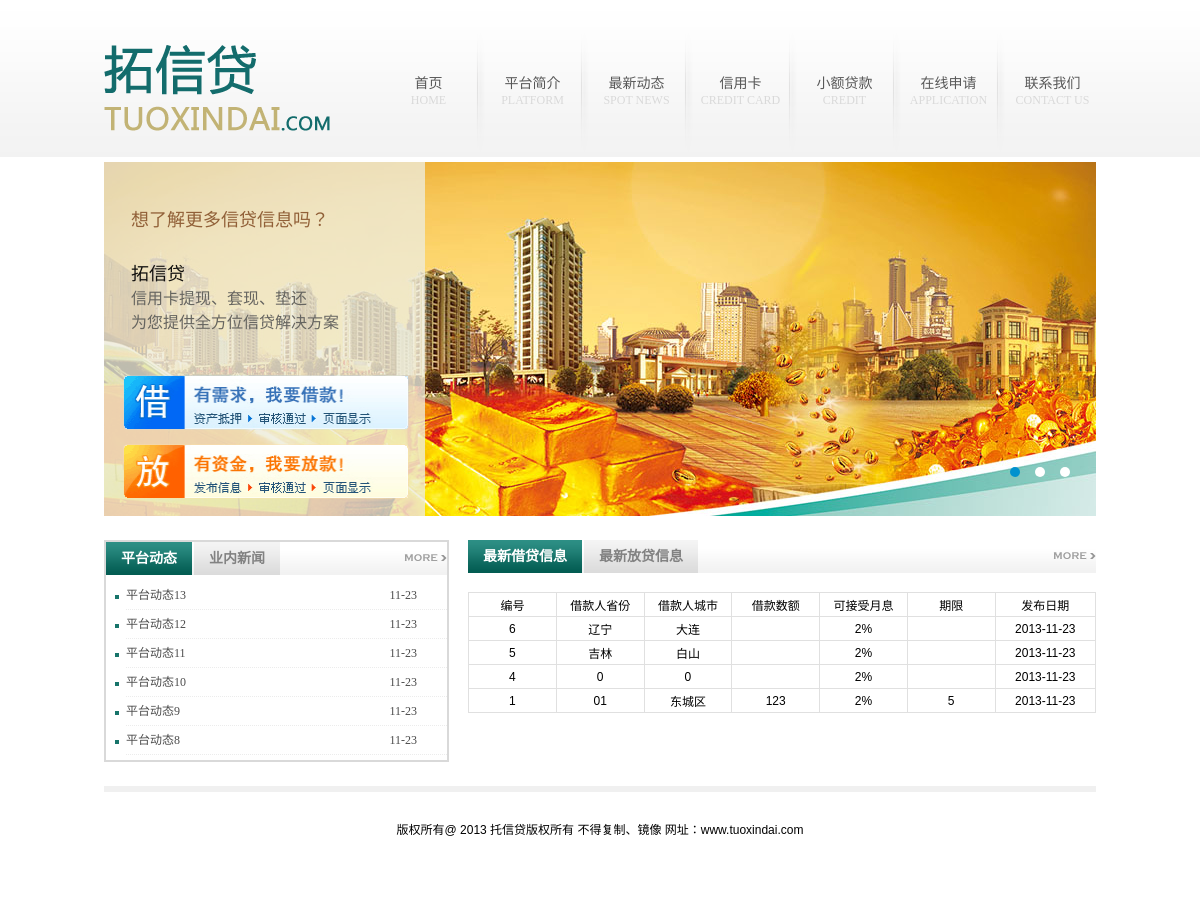
The page / on the database its author committed.
### tables this page shows
CREATE TABLE IF NOT EXISTS `news` (
  `ID` int(10) NOT NULL AUTO_INCREMENT,
  `Tit` varchar(200) NOT NULL,
  `Content` longblob,
  `ClassID` int(10) NOT NULL,
  `DShow` tinyint(1) NOT NULL DEFAULT '0',
  `DOrder` int(11) NOT NULL DEFAULT '0',
  `Addtime` datetime NOT NULL,
  PRIMARY KEY (`ID`)
);

CREATE TABLE IF NOT EXISTS `borrow` (
  `ID` int(11) NOT NULL AUTO_INCREMENT,
  `Name` varchar(50) NOT NULL,
  `Amount` varchar(50) NOT NULL,
  `Interest` varchar(50) NOT NULL,
  `Deadline` varchar(50) NOT NULL,
  `Province` varchar(50) NOT NULL,
  `City` varchar(50) NOT NULL,
  `CoType` varchar(50) DEFAULT NULL,
  `CoPosition` varchar(50) DEFAULT NULL,
  `Tel` varchar(50) DEFAULT NULL,
  `QQ` varchar(50) DEFAULT NULL,
  `Remark` varchar(200) DEFAULT NULL,
  `IsAudit` tinyint(4) NOT NULL DEFAULT '0',
  `Addtime` datetime NOT NULL,
  PRIMARY KEY (`ID`)
);

### lib/ubstr.php (called while the page is built, shortened)
<?php
function cut_str($string, $sublen, $start = 0, $code = 'UTF-8')
{
if($code == 'UTF-8')
{
$pa ="/[\x01-\x7f]|[\xc2-\xdf][\x80-\xbf]|\xe0[\xa0-\xbf][\x80-\xbf]|[\xe1-\xef][\x80-\xbf][\x80-\xbf]|\xf0[\x90-\xbf][\x80-\xbf][\x80-\xbf]|[\xf1-\xf7][\x80-\xbf][\x80-\xbf][\x80-\xbf]/";
preg_match_all($pa, $string, $t_string); if(count($t_string[0]) - $start > $sublen) return join('', array_slice($t_string[0], $start, $sublen));
return join('', array_slice($t_string[0], $start, $sublen));
}
}
?>

### index.php (the view, shortened to what this page needs)
<?php
require_once($web_root_part."lib/ubstr.php");
?>
<!DOCTYPE html PUBLIC "-//W3C//DTD XHTML 1.0 Transitional//EN" "http://www.w3.org/TR/xhtml1/DTD/xhtml1-transitional.dtd">
<html xmlns="http://www.w3.org/1999/xhtml">
<head>
<link href="css/style.css" rel="stylesheet" media="screen" type="text/css" />
<link href="css/tabMenu.css" rel="stylesheet" media="screen" type="text/css" />
<link rel="stylesheet" type="text/css" href="jdt/css/jquery.jslides.css" media="screen" />
</head>
<body class="index">
<?php include 'header.php'; ?>
<div class="w992">
	<div class="left">
        <div class="tabMenu">
            <ul>
                <li  onmouseover="easytabs('1', '1');" onfocus="easytabs('1', '1');" onclick="return false;"  title="" id="tablink1"><a href="#">平台动态</a></li>
                <li  onmouseover="easytabs('1', '2');" onfocus="easytabs('1', '2');" onclick="return false;"  title="" id="tablink2"><a href="#">业内新闻</a></li>
            </ul>
            <a href="#"><img src="images/more.png" /></a>
        </div>
        <div id="tabcontent1" class="tabcontent">
        	<ul class="e1">
<?php
	$querySel = "select ID,Tit,Addtime from news where DShow = 1 and ClassID=1 order by Addtime desc limit 0,6";
	$result_sub = mysql_query($querySel) or die(mysql_error());
	while($row_sub=mysql_fetch_array($result_sub))
	{
?>
  				<li><a href="NewsInfo.php?id=<?php echo $row_sub['ID'] ?>" target="_blank" class="tmain"><?php echo cut_str($row_sub['Tit'],14,0) ?></a><span><?php echo date('m-d', strtotime($row_sub['Addtime'])); ?></span></li>
<?php
}
?>
            </ul>
        </div>
    </div>
    <div class="right">
        <div class="tabMenu">
            <ul>
                <li  onmouseover="easytabs('2', '1');" onfocus="easytabs('2', '1');" onclick="return false;"  title="" id="anotherlink1"><a href="#">最新借贷信息</a></li>
                <li  onmouseover="easytabs('2', '2');" onfocus="easytabs('2', '2');" onclick="return false;"  title="" id="anotherlink2"><a href="#">最新放贷信息</a></li>
            </ul>
            <a href="#"><img src="images/more.png" /></a>
        </div>
        <div id="anothercontent1" class="tabcontent">
            <table border="1" cellspacing="0" cellpadding="0" width="100%" >
            	<tr height="24">
                	<td width="14%">编号</td>
                    <td width="14%">借款人省份</td>
                    <td width="14%">借款人城市</td>
                    <td width="14%">借款数额</td>
                    <td width="14%">可接受月息</td>
                    <td width="14%">期限</td>
                    <td width="16%">发布日期</td>
                </tr>
<?php
	$querySel = "select ID,Province,City,Amount,Interest,Deadline,Addtime from borrow where IsAudit = True order by Addtime desc limit 0,6";
	$result_sub = mysql_query($querySel) or die(mysql_error());
	while($row_sub=mysql_fetch_array($result_sub))
	{
?>
                <tr height="24">
                 	<td width="14%"><?php echo $row_sub['ID'] ?></td>
                    <td width="14%"><?php echo $row_sub['Province'] ?></td>
                    <td width="14%"><?php echo $row_sub['City'] ?></td>
                    <td width="14%"><?php echo $row_sub['Amount'] ?></td>
                    <td width="14%"><?php echo $row_sub['Interest'] ?>%</td>
                    <td width="14%"><?php echo $row_sub['Deadline'] ?></td>
                    <td width="16%"><?php echo date("Y-m-d",strtotime($row_sub['Addtime'])) ?></td>
                </tr>
<?
	}
?>
            </table>
        </div>
    </div>
</div>
<?php include 'footer.php'; ?>
</body>
</html>

### header.php (shortened to what this page needs)
<div class="header">
	<div class="header_nei">
        <div class="logo">
        </div>
        <ul class="navMenu">
        	<li><a href="index.php">首页<br /><font class="font1">HOME</font></a></li>
            <li class="li_inter"></li>
            <li><a href="about.php?id=11">平台简介<br /><font class="font1">PLATFORM</font></a></li>
            <li class="li_inter"></li>
            <li><a href="list.php?id=1">最新动态<br /><font class="font1">SPOT NEWS</font></a></li>
            <li class="li_inter"></li>
            <li><a href="about.php?id=13">信用卡<br /><font class="font1">CREDIT CARD</font></a></li>
            <li class="li_inter"></li>
            <li><a href="about.php?id=14">小额贷款<br /><font class="font1">CREDIT</font></a></li>
            <li class="li_inter"></li>
            <li><a href="borrow.php">在线申请<br /><font class="font1">APPLICATION</font></a></li>
            <li class="li_inter"></li>
            <li><a href="about.php?id=12">联系我们<br /><font class="font1">CONTACT US</font></a></li>
        </ul>
	</div>
</div>
<div class="show">
    <div id="full-screen-slider">
        <ul id="slides">
            <li style="background:url('jdt/images/01.jpg') no-repeat center top"><a href="http://www.lanrentuku.com/" target="_blank">智能网站管理系统</a></li>
        </ul>
    </div>
    <div class="left">
    	<font class="font1">想了解更多信贷信息吗？</font><br /><br /><br />
        <font class="font2">拓信贷</font><br />
        <font class="font3">信用卡提现、套现、垫还</font><br />
        <font class="font3">为您提供全方位信贷解决方案</font>
        <br /><br /><br /><br />
        <div class="butt"><a href="borrow.php"><img src="images/jie_button.png" /></a></div><br />
        <div class="butt"><a href="lend.php"><img src="images/fang_button.png" /></a></div>
    </div>
</div>

### footer.php
<div class="footer">
<br />
<br />
<center>版权所有@ 2013 托信贷版权所有 不得复制、镜像 网址：www.tuoxindai.com</center>
</div>

### css/style.css (style rules this page uses)
* { padding:0px; margin:0px; }
html { background:#FFF; }
body { font:12px Verdana,Arial,Tahoma; }
img { border:none; }
a { color:#256EB1; text-decoration:none; }
ul { list-style:none; }
.header { width:100%; height:157px; background:url(../images/header_bg.png) repeat-x; overflow:hidden; }
.header_nei { width:992px; height:100%; overflow:hidden; margin:0px auto; }
.logo { width:226px; height:86px; overflow:hidden; float:left; background:url(../images/logo.png) no-repeat; margin-top:45px; }
.navMenu { width:735px; height:135px; overflow:hidden; float:right; margin-top:22px; margin-right:-20px; }
.navMenu li { float:left; height:135px; width:95px; overflow:hidden; text-align:center; font-family:"微软雅黑"; font-size:14px; padding-top:50px; }
.navMenu li a { color:#585858; }
.navMenu li .font1 { font-family:"微软雅黑"; font-size:12px; color:#D9D9D9; }
.navMenu li.li_inter { width:9px; background:url(../images/menu_li_inter.png) no-repeat; }
.show { width:992px; height:354px; overflow:hidden; margin:5px auto; position:relative; }
.show .left { width:321px; height:355px; overflow:hidden; background:url(../images/show_left_bg.png) no-repeat; position:absolute; left:0px; padding:44px 19px; z-index:2; margin-top:-1px; }
.show .left .font1 { font-family:"微软雅黑"; font-size:18px; color:#916038; margin-left:8px; }
.show .left .font2 { font-family:"微软雅黑"; font-size:18px; color:#12110F; margin-left:8px; }
.show .left .font3 { font-family:"微软雅黑"; font-size:16px; color:#666560; margin-left:8px; }
.show .left .butt { width:286px; }
.w992 { width:992px; overflow:hidden; margin:24px auto; }
.index .w992 .left { width:341px; height:218px; border:2px solid #D9D9D9; float:left; }
.index .w992 .right { width:628px; height:218px; float:right; }
.footer { width:992px; height:88px; overflow:hidden; margin:17px auto; border-top:6px solid #F0F0F0; }
.e1 li { height:28px; border-bottom:1px dotted #ECECEC; line-height:28px; list-style-image:url(../images/li_style1.png); margin-left:20px; }
.e1 li span { float:right; margin-right:30px; font-size:12px; font-family:"宋体"; color:#4C4C4C; }
.e1 li a { font-size:12px; font-family:"宋体"; color:#000; color:#4C4C4C; }
.w992 .left { width:259px; overflow:hidden; float:left; }
.w992 .right { width:710px; overflow:hidden; float:right; }

### css/tabMenu.css (style rules this page uses)
.tabMenu { background:url(../images/tabMenu_bg1.png) repeat-x bottom; height:33px; width:100%; position:relative; }
.tabMenu ul { width:100%; height:100%; margin:0px; padding:0px; list-style:none; text-align:left; }
.tabMenu li { height:33px; background:url(../images/tabMenu_bg.png) repeat-x; line-height:33px; float:left; text-align:center; margin-right:2px; padding:0px 15px; }
.tabMenu li a { color:#828282; text-decoration:none; font-family:"宋体"; font-size:14px; font-weight:bold; }
.tabMenu li.tabactive { background:url(../images/tabMenu_hover_bg.png) repeat-x; }
.tabMenu li.tabactive a { color:#FFF; }
.tabcontent { width:100%; text-align:left; padding:6px 0px; font-size:12px; margin-bottom:5px; }
.tabcontent table { border:#E0E0E0 thin solid; text-align:center; margin-top:13px; border-collapse:collapse; }
.tabMenu img { position:absolute; right:0px; top:12px; }

### rows shown on the page
news: Tit "平台动态13", Addtime "11-23"
news: Tit "平台动态12", Addtime "11-23"
news: Tit "平台动态11", Addtime "11-23"
news: Tit "平台动态10", Addtime "11-23"
news: Tit "平台动态9", Addtime "11-23"
news: Tit "平台动态8", Addtime "11-23"
borrow: ID "6", Province "辽宁", City "大连", Interest "2", Addtime "2013-11-23"
borrow: ID "5", Province "吉林", City "白山", Interest "2", Addtime "2013-11-23"
borrow: ID "4", Province "0", City "0", Interest "2", Addtime "2013-11-23"
borrow: ID "1", Province "01", City "东城区", Amount "123", Interest "2", Deadline "5", Addtime "2013-11-23"
